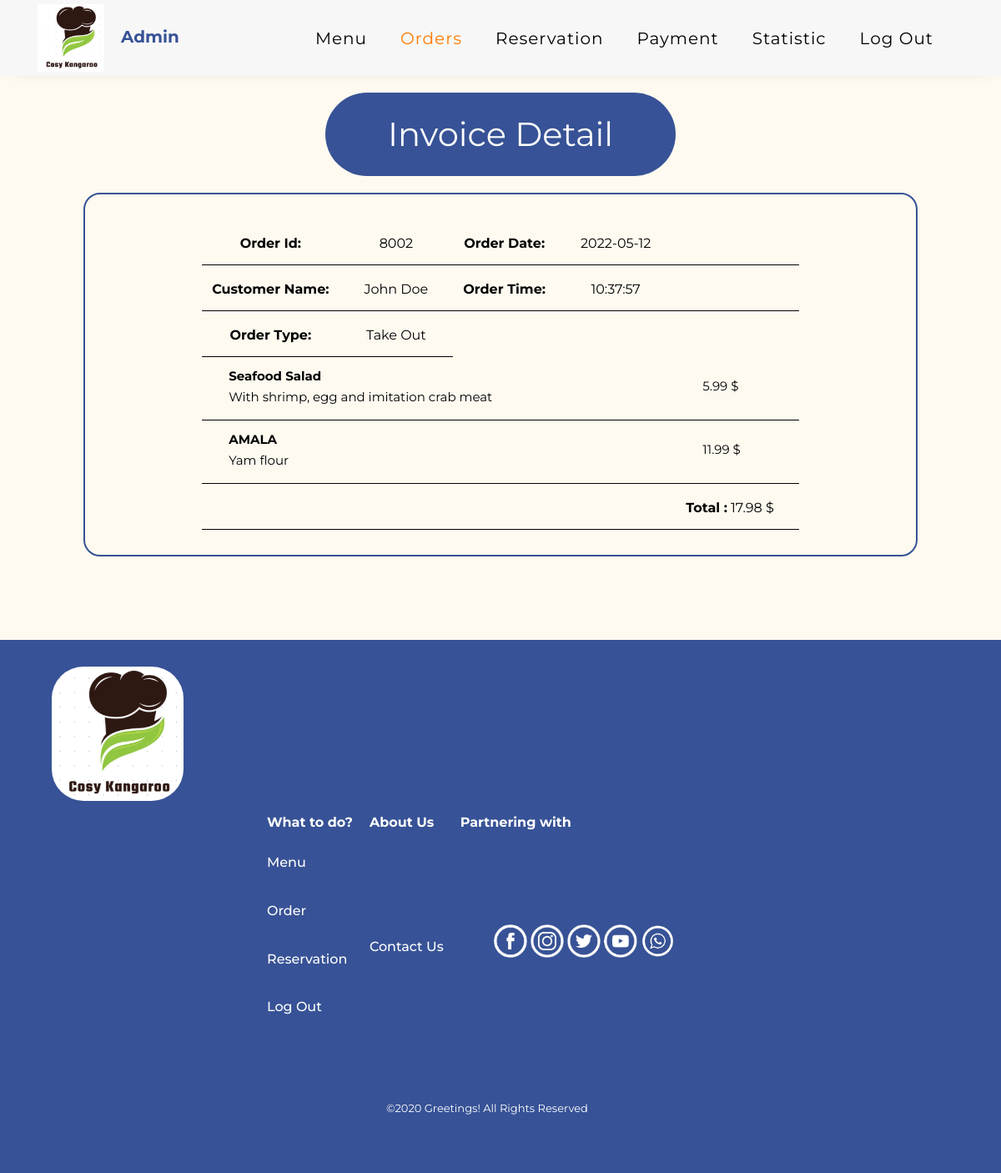
The page /admininvoicedetailpage.php?orderId=8002 (signed in) on the database its author committed.
### tables this page shows
CREATE TABLE IF NOT EXISTS `order`(
    order_id INT UNSIGNED AUTO_INCREMENT PRIMARY KEY NOT NULL,
    table_id INT UNSIGNED NULL,
    type VARCHAR(20) NOT NULL,
    date DATE NOT NULL,
    time TIME NOT NULL,
    items VARCHAR(100) NOT NULL,
    customer_id INT UNSIGNED NOT NULL,
    FOREIGN KEY(table_id) REFERENCES `table`(table_num),
    FOREIGN KEY(customer_id) REFERENCES `customer`(cust_id)
);

CREATE TABLE IF NOT EXISTS `customer`(
    cust_id INT UNSIGNED AUTO_INCREMENT PRIMARY KEY NOT NULL,
    cust_email VARCHAR(50) NOT NULL,
    password VARCHAR(20) NOT NULL,
    cust_name VARCHAR(30) NOT NULL
);

CREATE TABLE IF NOT EXISTS `menu_item`(
    item_id INT UNSIGNED AUTO_INCREMENT PRIMARY KEY NOT NULL,
    item_name VARCHAR(50) NOT NULL,
    item_desc VARCHAR(100) NOT NULL,
    item_price DECIMAL(6,2) NOT NULL,
    item_cost DECIMAL(6,2) NOT NULL,
    item_time DECIMAL(6,2) NOT NULL
);

### classes/database.php (called while the page is built, shortened)
<?php
class Database
{
    private $servername;
    private $username;
    private $password;
    private $dbname;
    private $conn;
    function __construct()
    {
        $this->servername = "localhost";
        $this->username = "root";
        $this->password = "";
        $this->dbname = "cosykangaroo";
    }
    function createConnection()
    {
        $this->conn = @mysqli_connect($this->servername, $this->username, $this->password, $this->dbname);
    }
    function getConnection()
    {
        return $this->conn;
    }
}

### classes/order.php (called while the page is built, shortened)
<?php
class Order
{
    public $type;
    public $date;
    public $time;
    public $id;
    function __construct($id, $tableId, $type, $date, $time, $custId)
    {
        $this->type = $type;
        $this->date = $date;
        $this->time = $time;
        $this->id = $id;
    }
    function getId()
    {
        return $this->id;
    }
    function getType()
    {
        return $this->type;
    }
    function getDate()
    {
        return $this->date;
    }
    function getTime()
    {
        return $this->time;
    }
    function CalculateTotalPrice($orderedItems)
    {
        $total = 0;
        foreach ($orderedItems as $key => $value) {
            $total += ($value->getPrice());
        }
        return $total;
    }
}

### classes/customer.php (called while the page is built, shortened)
<?php
include "classes/database.php";
include "classes/order.php";
class Customer
{
    public $name;
    function __construct($name, $email, $password, $id)
    {
        $this->name = $name;
    }
    function getName()
    {
        return $this->name;
    }
}

### classes/menuItem.php (called while the page is built, shortened)
<?php
class MenuItem
{
    private $name;
    private $description;
    private $price;
    function __construct($id, $name, $description, $price, $cost, $time)
    {
        $this->name = $name;
        $this->description = $description;
        $this->price = $price;
    }
    function getName()
    {
        return $this->name;
    }
    function getDescription()
    {
        return $this->description;
    }
    function getPrice()
    {
        return $this->price;
    }
}

### admininvoicedetailpage.php (the view, shortened to what this page needs)
<?php
include "classes/customer.php";
include "classes/menuItem.php";
if (!isset($_SESSION['admin'])) {
    header("Location: index.php");
} else {
    $admin = ($_SESSION['admin']);
}
?>
<?php
if (!isset($_GET['orderId'])) {
    header("Location: orderpage.php");
} else {
    $orderId = $_GET['orderId'];
}
$db = new Database();
$db->createConnection();
$sql = "SELECT * FROM `order` WHERE order_id = ?";
$prepared_stmt = @mysqli_prepare($db->getConnection(), $sql);
@mysqli_stmt_bind_param($prepared_stmt, 's', $orderId);
mysqli_stmt_execute($prepared_stmt);
$queryResult =  mysqli_stmt_get_result($prepared_stmt)
    or die("<p>Unable to select from database table</p>");
$row = mysqli_fetch_row($queryResult);
while ($row) {
    $order = new Order($row[0], $row[1], $row[2], $row[3], $row[4], $row[6]);
    $order->setItems(explode(",", $row[5]));
    $row = mysqli_fetch_row($queryResult);
}
?>
<?php
$orderedItems = array();
$db = new Database();
$db->createConnection();
$sql = "SELECT * FROM menu_item";
$prepared_stmt = mysqli_prepare($db->getConnection(), $sql);
mysqli_stmt_execute($prepared_stmt);
$queryResult =  mysqli_stmt_get_result($prepared_stmt)
    or die("<p>Unable to select from database table</p>");
$row = mysqli_fetch_row($queryResult);
$item_count = 0;
while ($row) {
    for ($i = 0; $i < count($order->getItems()); $i++) {
        if ($order->getItems()[$i] == $row[0]) {
            $orderedItems[$item_count] = new MenuItem($row[0], $row[1], $row[2], $row[3], $row[4], $row[5]);
            $item_count += 1;
        }
    }
    $row = mysqli_fetch_row($queryResult);
}
?>
<?php
$db = new Database();
$db->createConnection();
$sql = "SELECT * FROM `customer` WHERE cust_id = ?";
$prepared_stmt = @mysqli_prepare($db->getConnection(), $sql);
@mysqli_stmt_bind_param($prepared_stmt, 's', $order->getCustId());
mysqli_stmt_execute($prepared_stmt);
$queryResult =  mysqli_stmt_get_result($prepared_stmt)
    or die("<p>Unable to select from database table</p>");
$row = mysqli_fetch_row($queryResult);
while ($row) {
    $customer = new Customer($row[3], $row[1], $row[2], $row[0]);
    $row = mysqli_fetch_row($queryResult);
}
?>
<!DOCTYPE html>
<html lang="en">
<head>
    <link rel="stylesheet" href="https://stackpath.bootstrapcdn.com/font-awesome/4.7.0/css/font-awesome.min.css">
    <link rel="stylesheet" href="css/style.css">
    <link rel="stylesheet" type="text/css" href="style/style.css">
</head>
<body>
    <nav class="navbar navbar-expand-lg ftco_navbar ftco-navbar-light" id="ftco-navbar">
        <div class="container">
            <a class="navbar-brand"><img src='images/companylogo.png' alt='icon'><span class="company-name"><?php echo $admin ?></span></a>
            <div class="collapse navbar-collapse" id="ftco-nav">
                <ul class="navbar-nav ml-auto mr-md-3">
                    <li class="nav-item"><a href="adminmenupage.php" class="nav-link">Menu</a></li>
                    <li class="nav-item active"><a href="adminorderpage.php" class="nav-link">Orders</a></li>
                    <li class="nav-item"><a href="adminreservationpage.php" class="nav-link">Reservation</a></li>
                    <li class="nav-item"><a href="adminpaymentpage.php" class="nav-link">Payment</a></li>
                    <li class="nav-item"><a href="adminstatisticpage.php" class="nav-link">Statistic</a></li>
                    <li class="nav-item"><a href="logout.php" class="nav-link">Log Out</a></li>
                </ul>
            </div>
        </div>
    </nav>
    <h1>Invoice Detail</h1>
    <div class="friendlist-container">
        <table id="menu">
            <thead>
                <tr>
                    <td><strong>Order Id:</strong> </td>
                    <td><?php echo $order->getId() ?></td>
                    <td><strong>Order Date:</strong> </td>
                    <td><?php echo $order->getDate() ?></td>
                    <td></td>
                    <td></td>
                </tr>
                <tr>
                    <td><strong>Customer Name:</strong> </td>
                    <td><?php echo $customer->getName() ?></td>
                    <td><strong>Order Time:</strong> </td>
                    <td><?php echo $order->getTime() ?></td>
                    <td></td>
                    <td></td>
                </tr>
                <tr>
                    <td><strong>Order Type:</strong> </td>
                    <td><?php echo $order->getType() ?></td>
                </tr>
            </thead>
            <tbody>
                <?php
                foreach ($orderedItems as $key => $value) {
                    echo "<tr>
                <td colspan='4'>
                    <p><strong>" . $value->getName() . "</strong></p>
                    <p>" . $value->getDescription() . "</p>
                </td>
                <td colspan='2'>
                    <p>" . $value->getPrice() . " $</p>
                </td>
            </tr>";
                }
                ?>
                <tr>
                    <td></td>
                    <td></td>
                    <td></td>
                    <td></td>
                    <td colspan="2">
                        <strong>Total :</strong>
                        <?php
                        echo $order->CalculateTotalPrice($orderedItems)
                        ?>
                        $
                    </td>
                </tr>
            </tbody>
        </table>
    </div>
    <?php include "footer_login.php" ?>
</body>
</html>

### style/style.css (style rules this page uses)
body { background-color: #fffaf0; }
li, a, button { font-family: "Montserrat", sans-serif; font-weight: 500; font-size: 16px; color: #375296; text-decoration: none; }
.navbar { border-radius: 0; padding: 0 30px; background-color: rgb(247, 247, 247); }
.navbar .company-name { text-transform: capitalize; margin-left: 20px; color: #375296 !important; }
.navbar .nav-item a { text-transform: capitalize !important; color: #000 !important; font-size: 20px !important; }
.navbar .nav-item.active a { color: #ff7b00 !important; }
.navbar img { width: 80px; }
body h1, p, td, h2 { font-family: "Montserrat", sans-serif; }
body h1 { padding: 20px 40px; background-color: #375296; color: white; width: 35%; min-width: 300px; border: none; border-radius: 50px; justify-content: center; margin: 20px auto; text-align: center; }
body p { color: black; padding: 20px 20px; margin-left: 100px; margin-bottom: 10px; width: 60%; line-height: 35px; font-size: 20px; text-align: left; }
.friendlist-container { border: 2px solid #375296; border-radius: 20px !important; width: 70%; min-width: 1000px; margin: 0 auto 100px auto; }
#menu { margin: 30px auto; }
#menu td { border-bottom: 1px solid black; padding: 15px 30px 10px 12px; text-align: center; vertical-align: middle; }
#menu td p { width: 100%; color: black; padding: 0px 20px; margin-left: 0px; width: 100%; line-height: 15px; font-size: 15px; text-align: left; }
table td { color: black; padding: 20px 0; margin: 0 auto; text-align: left; }

### rows shown on the page
order: order_id "8002", date "2022-05-12", time "10:37:57", type "Take Out"
customer: cust_name "John Doe"
menu_item: item_name "Seafood Salad", item_desc "With shrimp, egg and imitation crab meat", item_price "5.99"
menu_item: item_name "AMALA", item_desc "Yam flour", item_price "11.99"

### other values the page prints
$admin "Admin"
$order->CalculateTotalPrice($orderedItems) "17.98"
